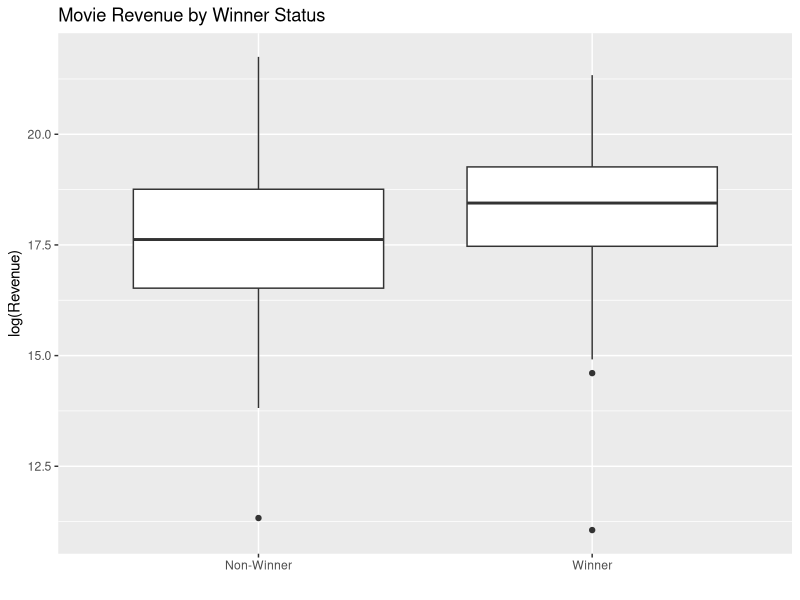
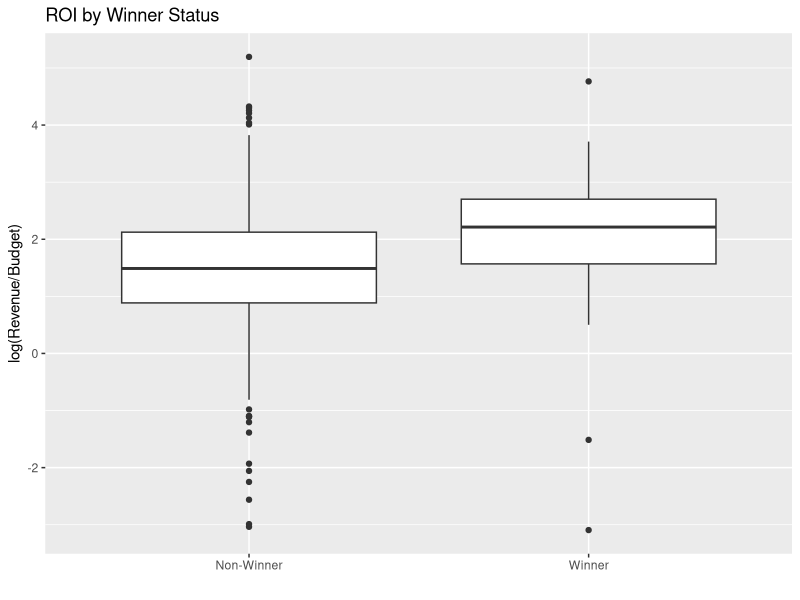
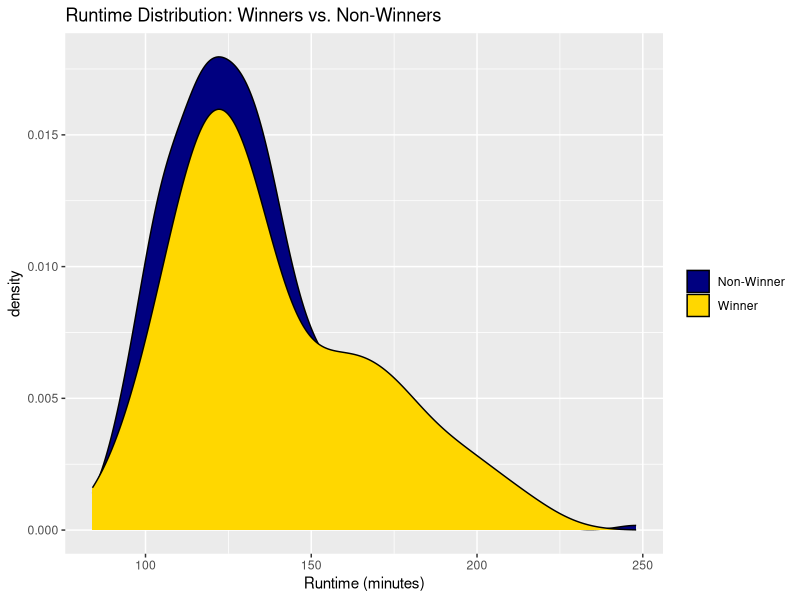
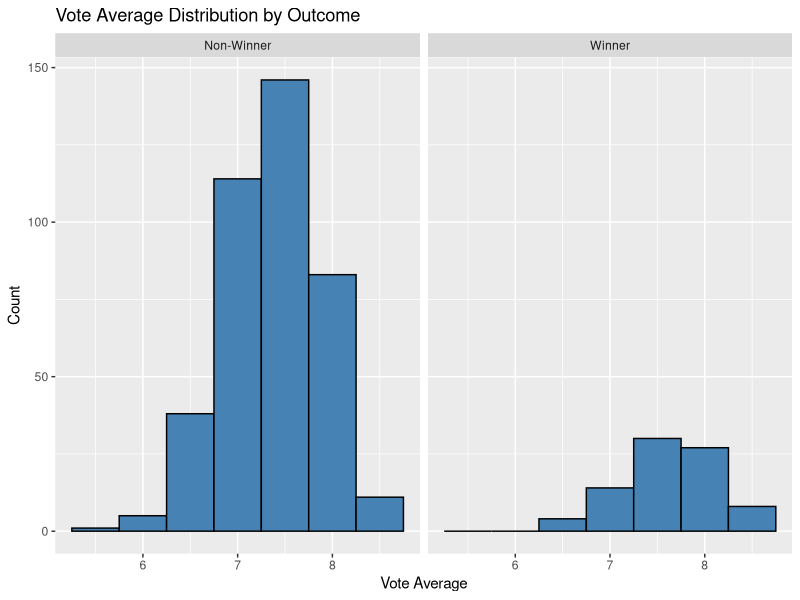
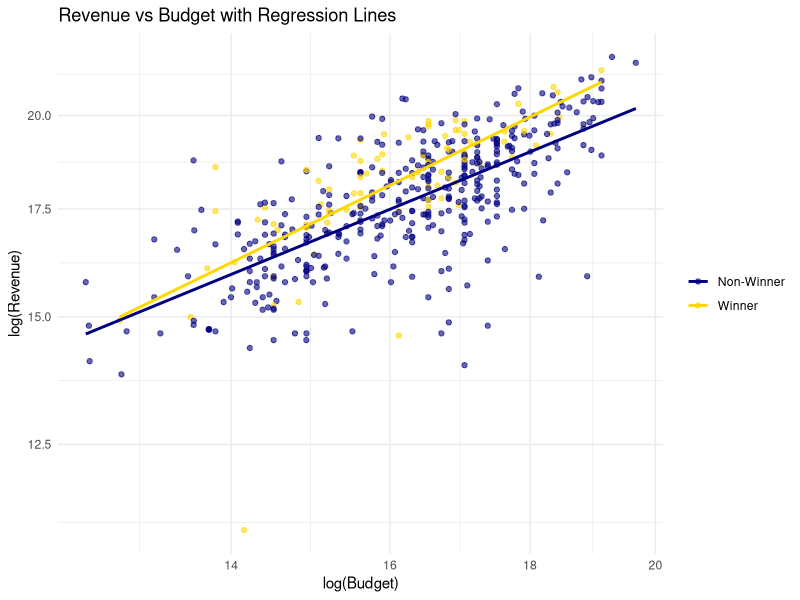

These charts were generated, in order, by the following R code:
## ---- chunk 1
knitr::opts_chunk$set(echo = TRUE)
## ---- chunk 2
data <- read.csv("all_tmbd_movie_info.csv")

library(ggplot2)
library(dplyr)
## ---- chunk 3
ggplot(data, aes(x=factor(Winner, labels=c("Non-Winner", "Winner")), y=log(Revenue))) + geom_boxplot() + labs(title="Movie Revenue by Winner Status", y="log(Revenue)", x="")
## ---- chunk 4
ggplot(data, aes(x=factor(Winner, labels=c("Non-Winner", "Winner")), y=log(Revenue/Budget))) + geom_boxplot() + labs(title="ROI by Winner Status", y="log(Revenue/Budget)", x="")
## ---- chunk 5
ggplot(data, aes(x=Runtime, fill=factor(Winner, labels=c("Non-Winner", "Winner")))) + geom_density() + labs(title="Runtime Distribution: Winners vs. Non-Winners", x="Runtime (minutes)", fill=NULL) + scale_fill_manual(values=c("navy", "gold"))
## ---- chunk 6
ggplot(data, aes(x = Vote_average_list)) +
  geom_histogram(binwidth = 0.5, fill = "steelblue", color = "black") +
  facet_wrap(~ factor(Winner, labels = c("Non-Winner", "Winner"))) +
  labs(title = "Vote Average Distribution by Outcome",
       x = "Vote Average",
       y = "Count")
## ---- chunk 7
ggplot(data, aes(x=log(Budget), y=log(Revenue), color=factor(Winner, labels=c("Non-Winner", "Winner")))) + geom_point(alpha=0.6) + geom_smooth(method="lm", se=FALSE) + theme_minimal() + labs(title = "Revenue vs Budget with Regression Lines",
       x = "log(Budget)",
       y = "log(Revenue)",
       color = NULL) + scale_color_manual(values=c("navy", "gold")) + scale_x_log10() +
  scale_y_log10()
